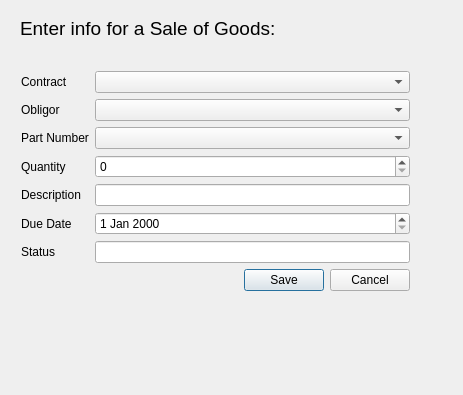
<?xml version="1.0" encoding="UTF-8"?>
<ui version="4.0">
 <class>SaleGoodsForm</class>
 <widget class="QWidget" name="SaleGoodsForm">
  <property name="geometry">
   <rect>
    <x>0</x>
    <y>0</y>
    <width>463</width>
    <height>395</height>
   </rect>
  </property>
  <property name="windowTitle">
   <string>Good Form</string>
  </property>
  <widget class="QWidget" name="sale_goods_formWidget" native="true">
   <property name="geometry">
    <rect>
     <x>20</x>
     <y>70</y>
     <width>391</width>
     <height>241</height>
    </rect>
   </property>
   <layout class="QFormLayout" name="formLayout">
    <property name="leftMargin">
     <number>1</number>
    </property>
    <property name="topMargin">
     <number>1</number>
    </property>
    <property name="rightMargin">
     <number>1</number>
    </property>
    <property name="bottomMargin">
     <number>1</number>
    </property>
    <item row="0" column="0">
     <widget class="QLabel" name="sale_goods_contractLabel">
      <property name="text">
       <string>Contract</string>
      </property>
     </widget>
    </item>
    <item row="0" column="1">
     <widget class="QComboBox" name="sale_goods_contractComboBox"/>
    </item>
    <item row="1" column="0">
     <widget class="QLabel" name="sale_goods_obligorLabel">
      <property name="text">
       <string>Obligor</string>
      </property>
     </widget>
    </item>
    <item row="1" column="1">
     <widget class="QComboBox" name="sale_goods_obligorComboBox"/>
    </item>
    <item row="2" column="0">
     <widget class="QLabel" name="sale_goods_partNumberLabel">
      <property name="text">
       <string>Part Number</string>
      </property>
     </widget>
    </item>
    <item row="2" column="1">
     <widget class="QComboBox" name="sale_goods_part_numberComboBox">
      <property name="editable">
       <bool>false</bool>
      </property>
     </widget>
    </item>
    <item row="3" column="0">
     <widget class="QLabel" name="sale_goods_quantityLabel">
      <property name="text">
       <string>Quantity</string>
      </property>
     </widget>
    </item>
    <item row="3" column="1">
     <widget class="QSpinBox" name="sale_goods_quantitySpinBox"/>
    </item>
    <item row="4" column="0">
     <widget class="QLabel" name="sale_goods_descriptionLabel">
      <property name="text">
       <string>Description</string>
      </property>
     </widget>
    </item>
    <item row="4" column="1">
     <widget class="QLineEdit" name="sale_goods_descriptionLineEdit"/>
    </item>
    <item row="5" column="0">
     <widget class="QLabel" name="sale_goods_dueDateLabel">
      <property name="text">
       <string>Due Date</string>
      </property>
     </widget>
    </item>
    <item row="5" column="1">
     <widget class="QDateEdit" name="sale_goods_due_dateDateEdit"/>
    </item>
    <item row="6" column="0">
     <widget class="QLabel" name="sale_goods_statusLabel">
      <property name="text">
       <string>Status</string>
      </property>
     </widget>
    </item>
    <item row="6" column="1">
     <widget class="QLineEdit" name="sale_goods_statusLineEdit"/>
    </item>
    <item row="7" column="1">
     <widget class="QDialogButtonBox" name="sale_goods_buttonBox">
      <property name="standardButtons">
       <set>QDialogButtonBox::Cancel|QDialogButtonBox::Save</set>
      </property>
     </widget>
    </item>
   </layout>
  </widget>
  <widget class="QLabel" name="sales_goods_label">
   <property name="geometry">
    <rect>
     <x>20</x>
     <y>20</y>
     <width>391</width>
     <height>16</height>
    </rect>
   </property>
   <property name="font">
    <font>
     <pointsize>14</pointsize>
    </font>
   </property>
   <property name="text">
    <string>Enter info for a Sale of Goods:</string>
   </property>
  </widget>
  <widget class="QLabel" name="sale_goods_bottom_Label">
   <property name="geometry">
    <rect>
     <x>20</x>
     <y>320</y>
     <width>389</width>
     <height>23</height>
    </rect>
   </property>
   <property name="font">
    <font>
     <pointsize>14</pointsize>
    </font>
   </property>
   <property name="text">
    <string/>
   </property>
  </widget>
 </widget>
 <tabstops>
  <tabstop>sale_goods_contractComboBox</tabstop>
  <tabstop>sale_goods_obligorComboBox</tabstop>
  <tabstop>sale_goods_part_numberComboBox</tabstop>
  <tabstop>sale_goods_quantitySpinBox</tabstop>
  <tabstop>sale_goods_descriptionLineEdit</tabstop>
  <tabstop>sale_goods_due_dateDateEdit</tabstop>
  <tabstop>sale_goods_statusLineEdit</tabstop>
 </tabstops>
 <resources/>
 <connections/>
</ui>
